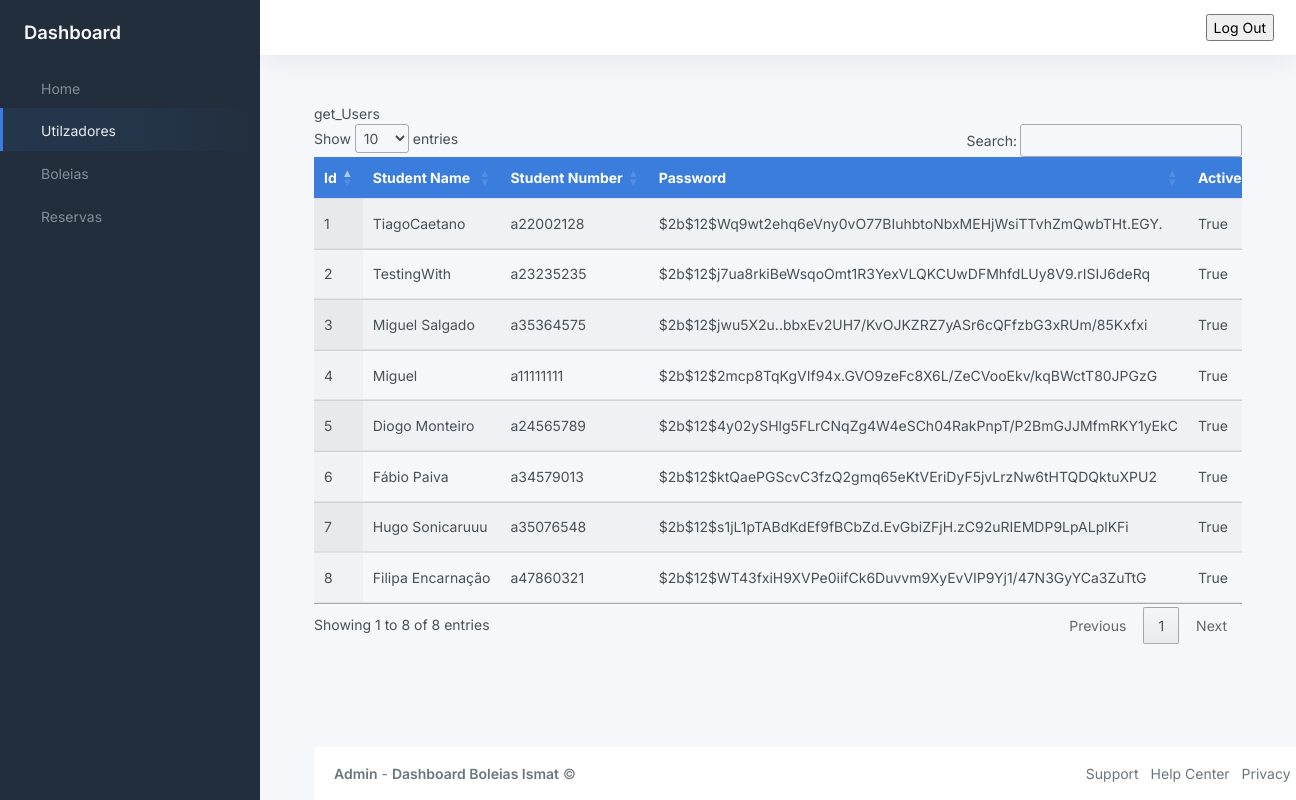
Page /usersPage on the committed database.
### BackOffice/models.py (models this page shows, shortened)
class User(db.Model, UserMixin):
	__tablename__ = 'user'
	id = db.Column(db.Integer, primary_key=True)
	name = db.Column(db.String(80), unique=True, nullable=False)
	student_number = db.Column(db.String(9), unique=True, nullable=False)
	phone_number = db.Column(db.Integer(), nullable=False)
	password = db.Column(db.String(60), nullable=False)
	gender = db.Column(db.String(10), nullable=False)
	registration_date = db.Column(db.DateTime, default=datetime.now)
	last_login_date = db.Column(db.DateTime, default=datetime.now)
	active = db.Column(db.Boolean())

### BackOffice/userModule/__init__.py (the view)
@userModule.route('/usersPage', methods=['GET', 'POST'])
def toUsersPage():
    get_Users = db.session.query(User).all()
    form = AdminForm()
    return render_template("users.html", title="Login", get_Users = get_Users)

### BackOffice/forms.py
class AdminForm(FlaskForm):
    student_number = StringField(label="Numero Estudante", validators=[InputRequired(), Length(min=9, max=9)])
    password = PasswordField(label="Password", validators=[InputRequired(),  Length(min=8, max=255)])
    login = SubmitField(id="bt")

### BackOffice/templates/users.html (shortened to what this page needs)
{% extends 'index.html'%}
{% block navOptions %}
    <ul class="sidebar-nav">
        <li class="sidebar-item">
            <a class="sidebar-link" href="{{url_for('homeModule.toHomePage')}}">
                 <span class="align-middle">Home</span>
            </a>
        </li>
        <li class="sidebar-item  active">
            <a class="sidebar-link" href="{{url_for('userModule.toUsersPage')}}">
                 <span class="align-middle">Utilzadores</span>
            </a>
        </li>
        <li class="sidebar-item">
            <a class="sidebar-link" href="{{url_for('rideModule.toRidePage')}}">
                 <span class="align-middle">Boleias</span>
            </a>
        </li>
        <li class="sidebar-item">
            <a class="sidebar-link" href="{{url_for('reservaModule.toReservaPage')}}">
                 <span class="align-middle">Reservas</span>
            </a>
        </li>
    </ul>
{% endblock navOptions %}
{% block content %}
<div class="container-md" id="table">
    <div class="table-responsive">
        <table class="table display nowrap" id="tabela">
            <thead class="bg-primary text-white">
                <tr>
                    <th>Id</th>
                    <th>Student Name</th>
                    <th>Student Number</th>
                    <th>Password</th>
                    <th>Active</th>
                </tr>
            </thead>
            <tbody>
                {% for user in get_Users %}
                <tr>
                <td>{{user.id}}</td>
                <td>{{user.name}}</td>
                <td>{{user.student_number}}</td>
                <td>{{user.password}}</td>
                <td>{{user.active}}</td>
            </tr>
            {% endfor %}
            </tbody>
    </div>
</div>
{% endblock content %}

### BackOffice/templates/index.html (shortened to what this page needs)
<!DOCTYPE html>
<html lang="en">
<head>
	<link href="https://cdn.jsdelivr.net/npm/bootstrap@5.2.3/dist/css/bootstrap.min.css" rel="stylesheet">
	 <link rel="stylesheet" type="text/css" href="https://cdn.datatables.net/1.13.1/css/jquery.dataTables.css">
	<link rel="stylesheet" href="{{url_for('static', filename='css/app.css')}}">
</head>
<body>
	<div class="wrapper">
		<nav id="sidebar" class="sidebar js-sidebar">
			<div class="sidebar-content js-simplebar">
				<a class="sidebar-brand" href="index.html">
					<span class="align-middle">Dashboard</span>
				</a>
				{% block navOptions %}
				{% endblock navOptions %}
			</div>
		</nav>
		<div class="main">
			<nav class="navbar navbar-expand navbar-light navbar-bg">
				<div class="navbar-collapse collapse">
					<ul class="navbar-nav navbar-align">
						<li class="nav-item dropdown">
							<a class="nav-icon dropdown-toggle" href="#" id="alertsDropdown" data-bs-toggle="dropdown">
							</a>
						</li>
						<li class="nav-item dropdown">
							<a class="nav-icon dropdown-toggle" href="#" id="messagesDropdown" data-bs-toggle="dropdown">
							</a>
						</li>
						<li class="nav-item dropdown">
							<form action="{{url_for('login.logOut')}}">
								<input type="submit" value="Log Out" />
							</form>
						</li>
					</ul>
				</div>
			</nav>
			<main class="content">
				{% block content %}
				{% endblock content %}
			</main>
			<footer class="footer">
				<div class="container-fluid ">
					<div class="row text-muted">
						<div class="col-6 text-start">
							<p class="mb-0">
								<a class="text-muted" href="https://adminkit.io/" target="_blank"><strong>Admin</strong></a> - <a class="text-muted" href="https://adminkit.io/" target="_blank"><strong>Dashboard Boleias Ismat</strong></a>								&copy;
							</p>
						</div>
						<div class="col-6 text-end">
							<ul class="list-inline">
								<li class="list-inline-item">
									<a class="text-muted" href="https://adminkit.io/" target="_blank">Support</a>
								</li>
								<li class="list-inline-item">
									<a class="text-muted" href="https://adminkit.io/" target="_blank">Help Center</a>
								</li>
								<li class="list-inline-item">
									<a class="text-muted" href="https://adminkit.io/" target="_blank">Privacy</a>
								</li>
							</ul>
						</div>
					</div>
				</div>
			</footer>
		</div>
	</div>
</body>
</html>

### BackOffice/templates/index.html (style rules this page uses)
.footer { position: absolute; bottom:0; width: 81%; }

### rows in the picture
User: id "1", name "TiagoCaetano", student_number "a22002128", password "$2b$12$Wq9wt2ehq6eVny0vO77BIuhbtoNbxMEHjWsiTTvhZmQwbTHt.EGY.", active "True"
User: id "2", name "TestingWith", student_number "a23235235", password "$2b$12$j7ua8rkiBeWsqoOmt1R3YexVLQKCUwDFMhfdLUy8V9.rISIJ6deRq", active "True"
User: id "3", name "Miguel Salgado", student_number "a35364575", password "$2b$12$jwu5X2u..bbxEv2UH7/KvOJKZRZ7yASr6cQFfzbG3xRUm/85Kxfxi", active "True"
User: id "4", name "Miguel", student_number "a11111111", password "$2b$12$2mcp8TqKgVIf94x.GVO9zeFc8X6L/ZeCVooEkv/kqBWctT80JPGzG", active "True"
User: id "5", name "Diogo Monteiro", student_number "a24565789", password "$2b$12$4y02ySHlg5FLrCNqZg4W4eSCh04RakPnpT/P2BmGJJMfmRKY1yEkC", active "True"
User: id "6", name "Fábio Paiva", student_number "a34579013", password "$2b$12$ktQaePGScvC3fzQ2gmq65eKtVEriDyF5jvLrzNw6tHTQDQktuXPU2", active "True"
User: id "7", name "Hugo Sonicaruuu", student_number "a35076548", password "$2b$12$s1jL1pTABdKdEf9fBCbZd.EvGbiZFjH.zC92uRIEMDP9LpALplKFi", active "True"
User: id "8", name "Filipa Encarnação", student_number "a47860321", password "$2b$12$WT43fxiH9XVPe0iifCk6Duvvm9XyEvVIP9Yj1/47N3GyYCa3ZuTtG", active "True"
